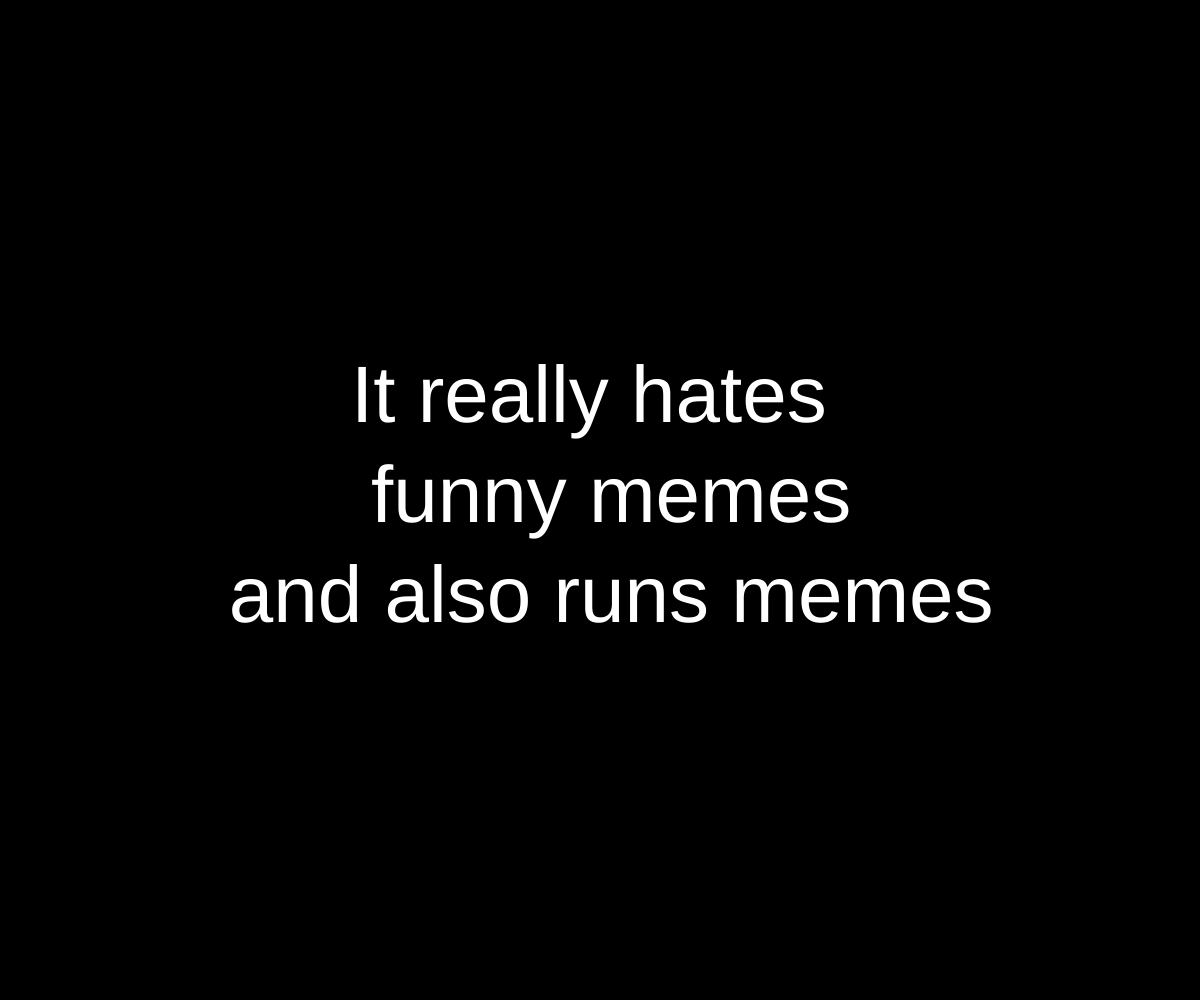
Frame 1 (no input)
Frame 60 (no input): identical to frame 1, image omitted
Frame 120 (the mouse pressed at the canvas centre since frame 60): identical to frame 1, image omitted

The p5.js sketch that drew this single still picture (run headless with seeded random() and noise() and a simulated clock; from frame 60 on, the mouse is pressed at the canvas centre):

// p5.js sketch
// ── sketch.js

// make an array
var subject = ["She", "He", "It"];

var adjective = ["\n red", "\n funny", "\n stinky", "\n blue", "\n orange", "dark", "sad", "sadness"];
var adjective2 = ["red", "funny", "stinky", "blue", "orange", "dark", "sad", "sadness"];

var verb = ["eats", "likes", "hates", "fights", "runs", "cooks"];
var verb2 = ["eats", "likes", "hates", "fights", "runs", "cooks"];

var object = ["people", "memes", "love", "hate", "Double Bacon Cheese Burgers"];
var object2 = ["people", "memes", "love", "hate", "Double Bacon Cheese Burgers"];


 
 
function setup() {
	createCanvas(windowWidth, windowHeight);
 
	background(0);
	fill(255);
	textAlign(CENTER, CENTER);
	textSize(80);
 
	// create random integer (whole #) for nouns
	var randoSubject = int(random(subject.length));
	// for adjectives
	var randoAdj = int(random(adjective.length));
	var randoAdj2 = int(random(adjective2.length));
	
	var randoVerb = int(random(verb.length));
	var randoVerb2 = int(random(verb2.length));

	var randoObject = int(random(object.length));
	var randoObject2 = int(random(object2.length));


	// create a full string with intro text
	var fullString1 = subject[randoSubject] +" really " + verb[randoVerb] + " " +adjective[randoAdj] +" " + object[randoObject] + "\n and also " + verb2[randoVerb2] + " " + object2[randoObject2];
 	var fullString2 = 
	// draw random text from things to screen
	text(fullString1, width/2, height/2);
	

}
 
function draw() {
  
}
